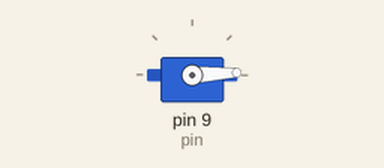
This sketch was run on a simulated Arduino Uno, built with avr-gcc and run on an emulated ATmega328P. Shown: servo.

Above: at 0.05 s.
At 0.9 s:
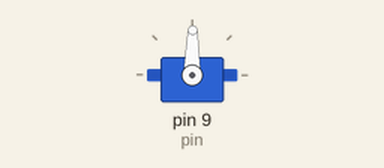
At 1.75 s:
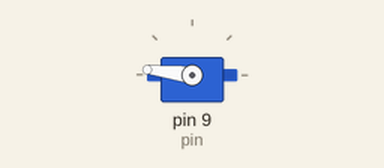
At 3.45 s:
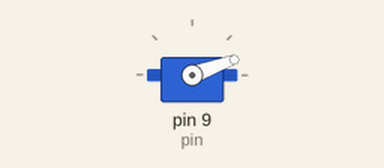
Timing chart, 0 to 8.4 s (numbered marks = the images above):
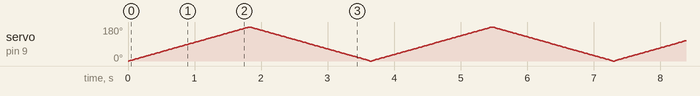

The sketch:

Servo_Spinning.ino
```cpp
#include <Servo.h>
Servo servo1;

int pin = 9;
int pulsoMinimo = 580;
int pulsoMaximo = 2500;
int angulo = 45;

void setup() {
  // put your setup code here, to run once:
servo1.attach(pin, pulsoMinimo, pulsoMaximo);

}

void loop() {
  for (angulo = 0; angulo <= 180; angulo ++)
  {
    servo1.write(angulo);
    delay (10);
  }
  for (angulo = 180; angulo >= 0; angulo --)
  {
    servo1.write(angulo);
    delay (10);
  }
  // put your main code here, to run repeatedly
}
```
